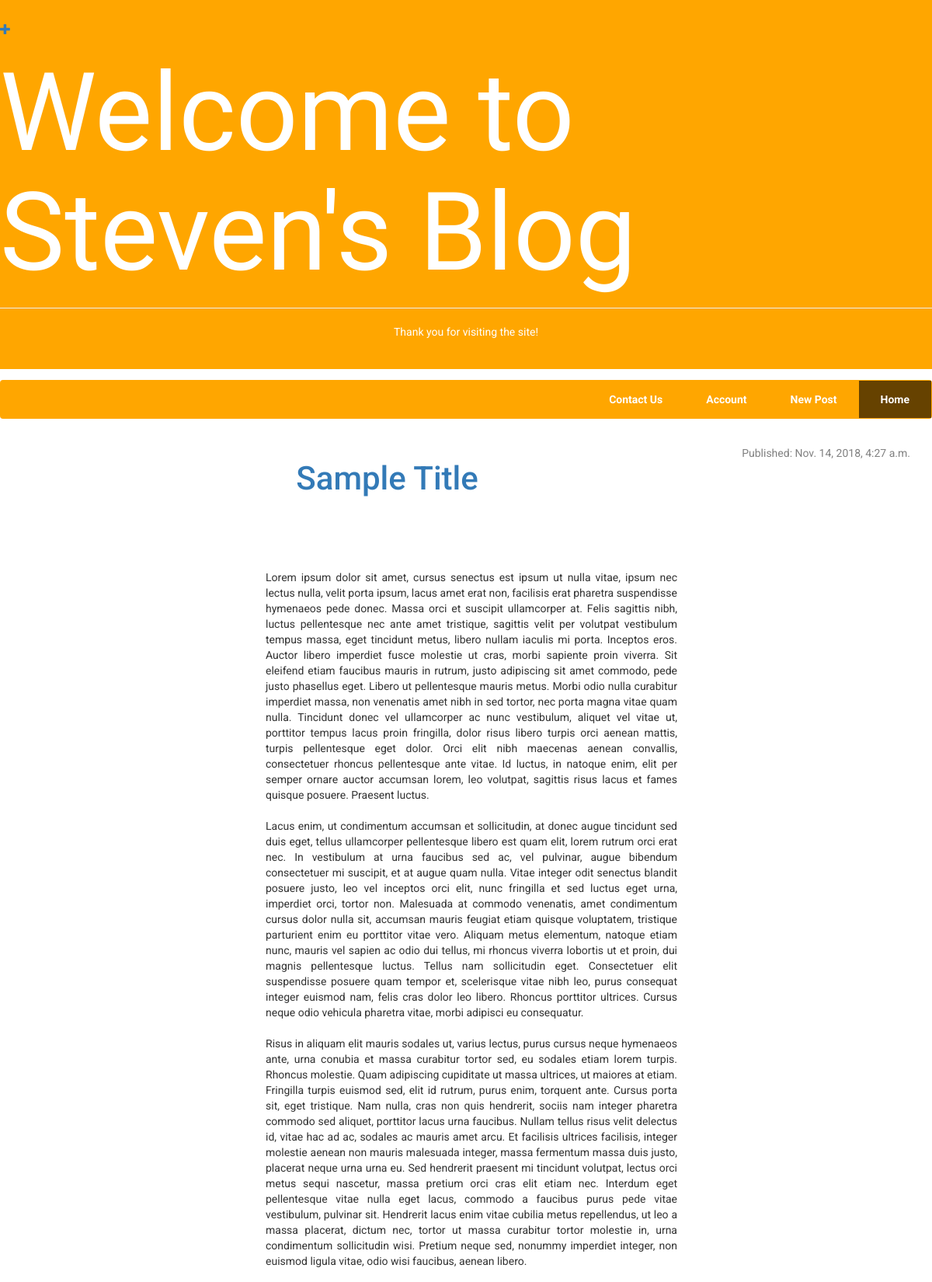
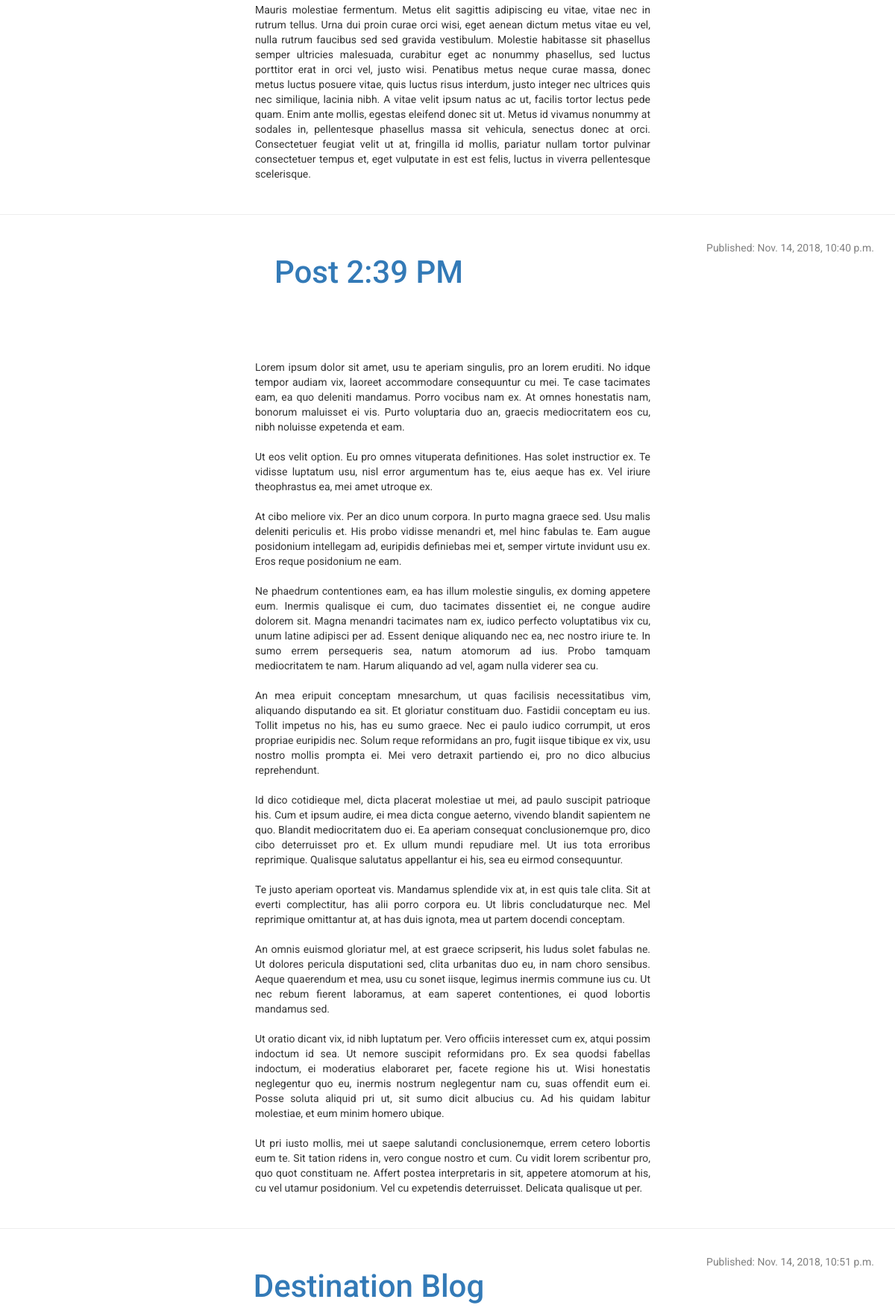
The page / (upper part) on the database its author committed (2 pictures, top to bottom).
### blog/models.py (models this page shows, shortened)
class Post(models.Model):
    author = models.ForeignKey(settings.AUTH_USER_MODEL, on_delete=models.CASCADE)
    title = models.CharField(max_length=200)
    text = models.TextField()
    created_date = models.DateTimeField(default=timezone.now)
    published_date = models.DateTimeField(blank=True, null=True)

### blog/views.py (the view)
# urls.py: path('', views.post_list, name='post_list'),
def post_list(request):
    posts = Post.objects.filter(published_date__lte=timezone.now()).order_by('published_date')
    return render(request, 'blog/post_list.html', {'posts': posts})

### blog/templates/blog/post_list.html
{% extends 'blog/base.html' %}
{% block content %}
  {% for post in posts %}
      <div class="post">
          <p class="time">Published: {{ post.published_date }}</p>
          <h2><a href="{% url 'post_detail' pk=post.pk %}">{{ post.title }}</a></h2>
          <p class="post_text">{{ post.text|linebreaksbr }}</p>
      </div>
      <hr>
  {% endfor %}
{% endblock %}

### blog/static/css/blog.css (style rules this page uses)
html, * { margin: 0; padding: 0; }
body { font-family: Roboto; }
.post { padding: 1em 2em 1em 3em; }
.time { display: block; float: right; color: gray; }
.post_text { margin-left: 300px; margin-right: 300px; text-align: justify; }
h2 { color: #FFA600; font-size: 3em; display: block; text-align: center; padding-bottom: 2em; }
p { font-size: 1em; }

### rows shown on the page
Post: published_date "Nov. 14, 2018, 4:27 a.m.", title "Sample Title", text "Lorem ipsum dolor sit amet, cursus senectus est ipsum ut nulla vitae, ipsum nec lectus nulla, velit porta ipsum, lacus amet erat non, facilisis erat pharetra suspendisse hymenaeos pede donec. Massa orci et suscipit ullamcorper at. Felis sagittis nibh, luctus pellentesque nec ante amet tristique, sagittis velit per volutpat vestibulum tempus massa, eget tincidunt metus, libero nullam iaculis mi porta. Inceptos eros. Auctor libero imperdiet fusce molestie ut cras, morbi sapiente proin viverra. Sit eleifend etiam faucibus mauris in rutrum, justo adipiscing sit amet commodo, pede justo phasellus eget. Libero ut pellentesque mauris metus. Morbi odio nulla curabitur imperdiet massa, non venenatis…"
Post: published_date "Nov. 14, 2018, 10:40 p.m.", title "Post 2:39 PM", text "Lorem ipsum dolor sit amet, usu te aperiam singulis, pro an lorem eruditi. No idque tempor audiam vix, laoreet accommodare consequuntur cu mei. Te case tacimates eam, ea quo deleniti mandamus. Porro vocibus nam ex. At omnes honestatis nam, bonorum maluisset ei vis. Purto voluptaria duo an, graecis mediocritatem eos cu, nibh noluisse expetenda et eam. Ut eos velit option. Eu pro omnes vituperata definitiones. Has solet instructior ex. Te vidisse luptatum usu, nisl error argumentum has te, eius aeque has ex. Vel iriure theophrastus ea, mei amet utroque ex. At cibo meliore vix. Per an dico unum corpora. In purto magna graece sed. Usu malis deleniti periculis et. His probo vidisse menandri et,…"
Post: published_date "Nov. 14, 2018, 10:51 p.m.", title "Destination Blog"
